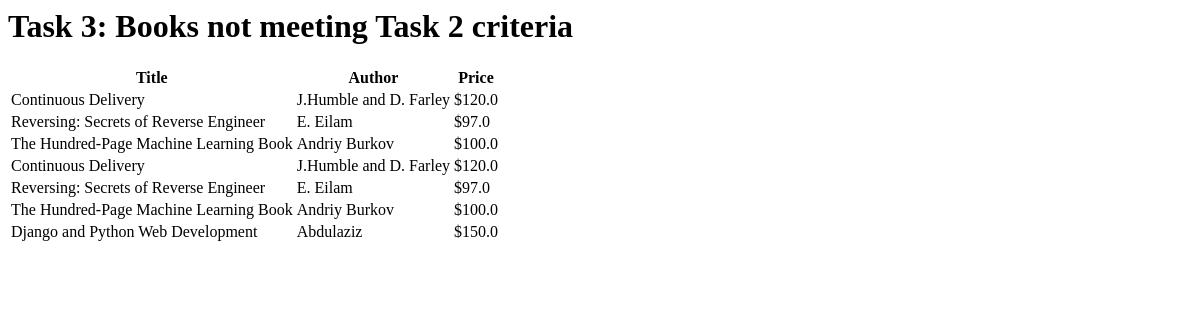
The app's page /books/lab8/task3, older data.
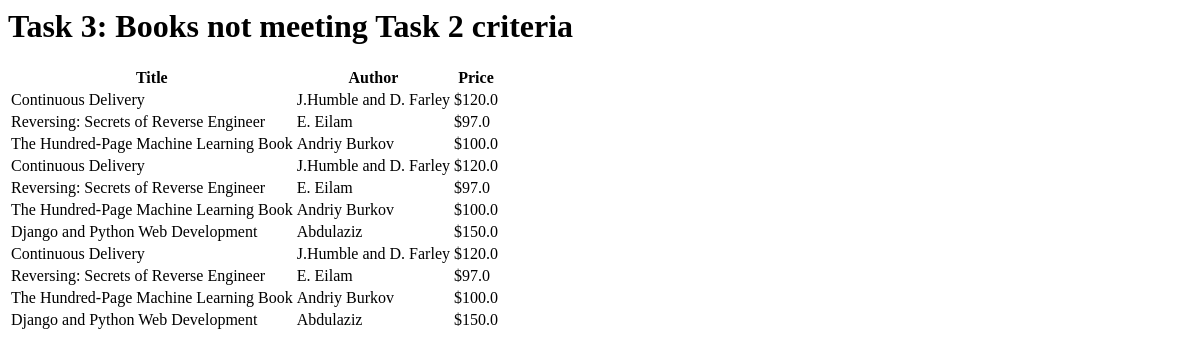
The same page, newer data.
### apps/bookmodule/models.py (models this page shows)
class Book(models.Model):
    title = models.CharField(max_length=50)
    author = models.CharField(max_length=50)
    price = models.FloatField(default=0.0)
    edition = models.SmallIntegerField(default=1)

### apps/bookmodule/views.py (the view)
# urls.py: path('books/lab8/task3', views.lab8_task3, name='lab8_task3'),
def lab8_task3(request):
    books = Book.objects.filter(~(Q(edition__gt=3) & (Q(title__icontains='qu') | Q(author__icontains='qu'))))
    return render(request, 'bookmodule/lab8_task3.html', {'books': books})

### apps/templates/bookmodule/lab8_task3.html
<div class="container mt-5">
    <h1>Task 3: Books not meeting Task 2 criteria</h1>
    <table class="table table-striped table-hover">
        <thead class="table-dark">
            <tr>
                <th>Title</th>
                <th>Author</th>
                <th>Price</th>
            </tr>
        </thead>
        <tbody>
            {% for book in books %}
            <tr>
                <td>{{ book.title }}</td>
                <td>{{ book.author }}</td>
                <td>${{ book.price }}</td>
            </tr>
            {% empty %}
            <tr>
                <td colspan="3" class="text-center text-muted">No books found</td>
            </tr>
            {% endfor %}
        </tbody>
    </table>
</div>

Row changes from the older to the newer data that the page shows:
added Book: title "Continuous Delivery", author "J.Humble and D. Farley", price "120.0"
added Book: title "Reversing: Secrets of Reverse Engineer", author "E. Eilam", price "97.0"
added Book: title "The Hundred-Page Machine Learning Book", author "Andriy Burkov", price "100.0"
added Book: title "Django and Python Web Development", author "Abdulaziz", price "150.0"
